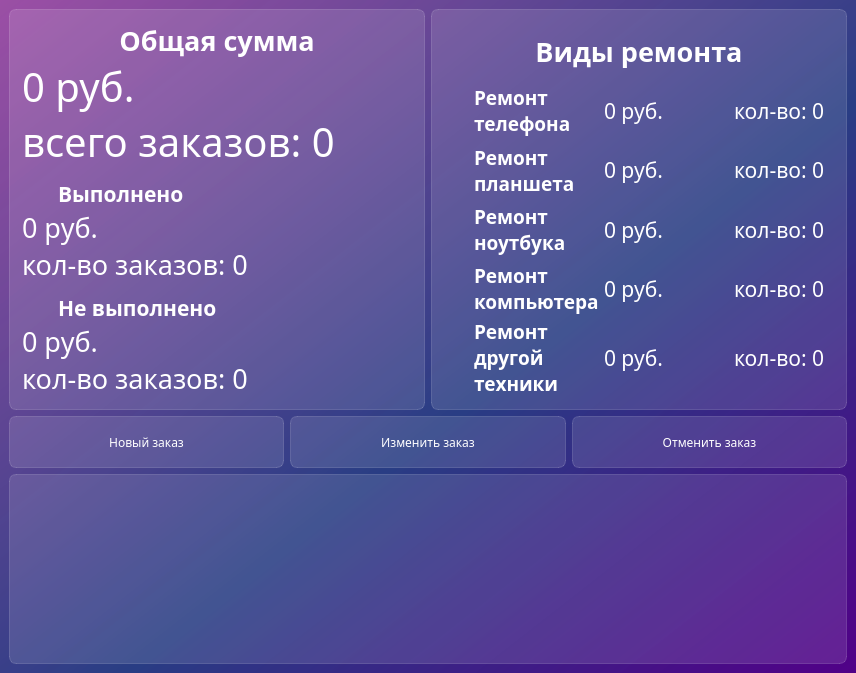
<?xml version="1.0" encoding="UTF-8"?>
<ui version="4.0">
 <class>MainWindow</class>
 <widget class="QMainWindow" name="MainWindow">
  <property name="geometry">
   <rect>
    <x>0</x>
    <y>0</y>
    <width>856</width>
    <height>673</height>
   </rect>
  </property>
  <property name="windowTitle">
   <string>Учёт ремонтной мастерской</string>
  </property>
  <property name="styleSheet">
   <string notr="true">background-color: qlineargradient(spread:pad, x1:1, y1:1, x2:0, y2:0, stop:0 rgba(81, 0, 135, 255), stop:0.427447 rgba(41, 61, 132, 235), stop:1 rgba(155, 79, 165, 255));
font-family: Noto Sans SC;</string>
  </property>
  <widget class="QWidget" name="centralwidget">
   <layout class="QVBoxLayout" name="verticalLayout_3">
    <item>
     <layout class="QHBoxLayout" name="horizontalLayout_7">
      <item>
       <widget class="QFrame" name="balance_frame">
        <property name="styleSheet">
         <string notr="true">background-color: rgba(255, 255, 255, 30);
border: 1px solid rgba(255, 255, 255, 40);
border-radius: 7px;</string>
        </property>
        <layout class="QVBoxLayout" name="verticalLayout">
         <property name="spacing">
          <number>0</number>
         </property>
         <property name="leftMargin">
          <number>12</number>
         </property>
         <property name="topMargin">
          <number>12</number>
         </property>
         <property name="rightMargin">
          <number>12</number>
         </property>
         <property name="bottomMargin">
          <number>12</number>
         </property>
         <item>
          <widget class="QLabel" name="current_balance">
           <property name="styleSheet">
            <string notr="true">color: white;
font-weight: bold;
font-size: 20pt;
background-color: none;
border: none;</string>
           </property>
           <property name="text">
            <string>Общая сумма</string>
           </property>
           <property name="alignment">
            <set>Qt::AlignCenter</set>
           </property>
          </widget>
         </item>
         <item>
          <widget class="QLabel" name="balance">
           <property name="styleSheet">
            <string notr="true">color: white;
font-size: 30pt;
background-color: none;
border: none;</string>
           </property>
           <property name="text">
            <string>0 руб.</string>
           </property>
          </widget>
         </item>
         <item>
          <widget class="QLabel" name="all">
           <property name="styleSheet">
            <string notr="true">color: white;
font-size: 30pt;
background-color: none;
border: none;</string>
           </property>
           <property name="text">
            <string>всего заказов: 0</string>
           </property>
          </widget>
         </item>
         <item>
          <layout class="QHBoxLayout" name="horizontalLayout">
           <property name="spacing">
            <number>0</number>
           </property>
           <item>
            <widget class="QLabel" name="label_3">
             <property name="maximumSize">
              <size>
               <width>30</width>
               <height>40</height>
              </size>
             </property>
             <property name="styleSheet">
              <string notr="true">background-color: none;
border: none;
padding-top: 10px;</string>
             </property>
             <property name="text">
              <string/>
             </property>
             <property name="pixmap">
              <pixmap resource="res.qrc">:/icon/icons/solved.svg</pixmap>
             </property>
             <property name="scaledContents">
              <bool>true</bool>
             </property>
            </widget>
           </item>
           <item>
            <widget class="QLabel" name="income">
             <property name="styleSheet">
              <string notr="true">color: white;
font-size: 16pt;
background-color: none;
border: none;
font-weight: bold;
padding-top: 10px;</string>
             </property>
             <property name="text">
              <string>Выполнено</string>
             </property>
            </widget>
           </item>
          </layout>
         </item>
         <item>
          <widget class="QLabel" name="solved_balance">
           <property name="styleSheet">
            <string notr="true">color: white;
font-size: 20pt;
background-color: none;
border: none;</string>
           </property>
           <property name="text">
            <string>0 руб.</string>
           </property>
          </widget>
         </item>
         <item>
          <widget class="QLabel" name="count_solved">
           <property name="styleSheet">
            <string notr="true">color: white;
font-size: 20pt;
background-color: none;
border: none;</string>
           </property>
           <property name="text">
            <string>кол-во заказов: 0</string>
           </property>
          </widget>
         </item>
         <item>
          <layout class="QHBoxLayout" name="horizontalLayout_2">
           <property name="spacing">
            <number>0</number>
           </property>
           <item>
            <widget class="QLabel" name="label_6">
             <property name="maximumSize">
              <size>
               <width>30</width>
               <height>40</height>
              </size>
             </property>
             <property name="styleSheet">
              <string notr="true">background-color: none;
border: none;
padding-top: 10px;</string>
             </property>
             <property name="text">
              <string/>
             </property>
             <property name="pixmap">
              <pixmap resource="res.qrc">:/icon/icons/not_solved.svg</pixmap>
             </property>
             <property name="scaledContents">
              <bool>true</bool>
             </property>
            </widget>
           </item>
           <item>
            <widget class="QLabel" name="outcome">
             <property name="styleSheet">
              <string notr="true">color: white;
font-size: 16pt;
background-color: none;
border: none;
font-weight: bold;
padding-top: 10px;</string>
             </property>
             <property name="text">
              <string>Не выполнено</string>
             </property>
            </widget>
           </item>
          </layout>
         </item>
         <item>
          <widget class="QLabel" name="not_solved_balance">
           <property name="styleSheet">
            <string notr="true">color: white;
font-size: 20pt;
background-color: none;
border: none;</string>
           </property>
           <property name="text">
            <string>0 руб.</string>
           </property>
          </widget>
         </item>
         <item>
          <widget class="QLabel" name="count_not_solved">
           <property name="styleSheet">
            <string notr="true">color: white;
font-size: 20pt;
background-color: none;
border: none;</string>
           </property>
           <property name="text">
            <string>кол-во заказов: 0</string>
           </property>
          </widget>
         </item>
        </layout>
       </widget>
      </item>
      <item>
       <widget class="QFrame" name="categories_frame">
        <property name="styleSheet">
         <string notr="true">background-color: rgba(255, 255, 255, 30);
border: 1px solid rgba(255, 255, 255, 40);
border-radius: 7px;</string>
        </property>
        <layout class="QVBoxLayout" name="verticalLayout_2">
         <property name="spacing">
          <number>0</number>
         </property>
         <property name="leftMargin">
          <number>12</number>
         </property>
         <property name="topMargin">
          <number>12</number>
         </property>
         <property name="rightMargin">
          <number>12</number>
         </property>
         <property name="bottomMargin">
          <number>12</number>
         </property>
         <item>
          <widget class="QLabel" name="categories">
           <property name="styleSheet">
            <string notr="true">color: white;
font-weight: bold;
font-size: 20pt;
background-color: none;
border: none;</string>
           </property>
           <property name="text">
            <string>Виды ремонта</string>
           </property>
           <property name="alignment">
            <set>Qt::AlignCenter</set>
           </property>
          </widget>
         </item>
         <item>
          <layout class="QHBoxLayout" name="horizontalLayout_6">
           <property name="spacing">
            <number>0</number>
           </property>
           <item>
            <widget class="QLabel" name="label_10">
             <property name="maximumSize">
              <size>
               <width>30</width>
               <height>30</height>
              </size>
             </property>
             <property name="styleSheet">
              <string notr="true">background-color: none;
border: none;</string>
             </property>
             <property name="text">
              <string/>
             </property>
             <property name="pixmap">
              <pixmap resource="res.qrc">:/icon/icons/phone.svg</pixmap>
             </property>
             <property name="scaledContents">
              <bool>true</bool>
             </property>
            </widget>
           </item>
           <item>
            <widget class="QLabel" name="phone">
             <property name="minimumSize">
              <size>
               <width>0</width>
               <height>0</height>
              </size>
             </property>
             <property name="styleSheet">
              <string notr="true">color: white;
font-weight: bold;
font-size: 14pt;
background-color: none;
border: none;
width: 80;</string>
             </property>
             <property name="text">
              <string>Ремонт
телефона</string>
             </property>
            </widget>
           </item>
           <item>
            <widget class="QLabel" name="balance_phone">
             <property name="styleSheet">
              <string notr="true">color: white;
font-size: 16pt;
background-color: none;
border: none;</string>
             </property>
             <property name="text">
              <string>0 руб.</string>
             </property>
            </widget>
           </item>
           <item>
            <widget class="QLabel" name="count_phone">
             <property name="maximumSize">
              <size>
               <width>100</width>
               <height>16777215</height>
              </size>
             </property>
             <property name="styleSheet">
              <string notr="true">color: white;
font-size: 16pt;
background-color: none;
border: none;</string>
             </property>
             <property name="text">
              <string>кол-во: 0</string>
             </property>
            </widget>
           </item>
          </layout>
         </item>
         <item>
          <layout class="QHBoxLayout" name="horizontalLayout_5">
           <property name="spacing">
            <number>0</number>
           </property>
           <item>
            <widget class="QLabel" name="label_15">
             <property name="maximumSize">
              <size>
               <width>30</width>
               <height>30</height>
              </size>
             </property>
             <property name="styleSheet">
              <string notr="true">background-color: none;
border: none;</string>
             </property>
             <property name="text">
              <string/>
             </property>
             <property name="pixmap">
              <pixmap resource="res.qrc">:/icon/icons/tablet.svg</pixmap>
             </property>
             <property name="scaledContents">
              <bool>true</bool>
             </property>
            </widget>
           </item>
           <item>
            <widget class="QLabel" name="tablet">
             <property name="minimumSize">
              <size>
               <width>0</width>
               <height>0</height>
              </size>
             </property>
             <property name="styleSheet">
              <string notr="true">color: white;
font-weight: bold;
font-size: 14pt;
background-color: none;
border: none;
width: 80;</string>
             </property>
             <property name="text">
              <string>Ремонт
планшета</string>
             </property>
            </widget>
           </item>
           <item>
            <widget class="QLabel" name="balance_tablet">
             <property name="styleSheet">
              <string notr="true">color: white;
font-size: 16pt;
background-color: none;
border: none;</string>
             </property>
             <property name="text">
              <string>0 руб.</string>
             </property>
            </widget>
           </item>
           <item>
            <widget class="QLabel" name="count_tablet">
             <property name="maximumSize">
              <size>
               <width>100</width>
               <height>16777215</height>
              </size>
             </property>
             <property name="styleSheet">
              <string notr="true">color: white;
font-size: 16pt;
background-color: none;
border: none;</string>
             </property>
             <property name="text">
              <string>кол-во: 0</string>
             </property>
            </widget>
           </item>
          </layout>
         </item>
         <item>
          <layout class="QHBoxLayout" name="horizontalLayout_4">
           <property name="spacing">
            <number>0</number>
           </property>
           <item>
            <widget class="QLabel" name="label_18">
             <property name="maximumSize">
              <size>
               <width>30</width>
               <height>30</height>
              </size>
             </property>
             <property name="sizeIncrement">
              <size>
               <width>0</width>
               <height>0</height>
              </size>
             </property>
             <property name="styleSheet">
              <string notr="true">background-color: none;
border: none;</string>
             </property>
             <property name="text">
              <string/>
             </property>
             <property name="pixmap">
              <pixmap resource="res.qrc">:/icon/icons/labtop.svg</pixmap>
             </property>
             <property name="scaledContents">
              <bool>true</bool>
             </property>
            </widget>
           </item>
           <item>
            <widget class="QLabel" name="labtop">
             <property name="minimumSize">
              <size>
               <width>0</width>
               <height>0</height>
              </size>
             </property>
             <property name="styleSheet">
              <string notr="true">color: white;
font-weight: bold;
font-size: 14pt;
background-color: none;
border: none;
width: 80;</string>
             </property>
             <property name="text">
              <string>Ремонт
ноутбука</string>
             </property>
            </widget>
           </item>
           <item>
            <widget class="QLabel" name="balance_labtop">
             <property name="styleSheet">
              <string notr="true">color: white;
font-size: 16pt;
background-color: none;
border: none;</string>
             </property>
             <property name="text">
              <string>0 руб.</string>
             </property>
            </widget>
           </item>
           <item>
            <widget class="QLabel" name="count_labtop">
             <property name="maximumSize">
              <size>
               <width>100</width>
               <height>16777215</height>
              </size>
             </property>
             <property name="styleSheet">
              <string notr="true">color: white;
font-size: 16pt;
background-color: none;
border: none;</string>
             </property>
             <property name="text">
              <string>кол-во: 0</string>
             </property>
            </widget>
           </item>
          </layout>
         </item>
         <item>
          <layout class="QHBoxLayout" name="horizontalLayout_3">
           <property name="spacing">
            <number>0</number>
           </property>
           <item>
            <widget class="QLabel" name="label_21">
             <property name="maximumSize">
              <size>
               <width>30</width>
               <height>30</height>
              </size>
             </property>
             <property name="styleSheet">
              <string notr="true">background-color: none;
border: none;</string>
             </property>
             <property name="text">
              <string/>
             </property>
             <property name="pixmap">
              <pixmap resource="res.qrc">:/icon/icons/computer.svg</pixmap>
             </property>
             <property name="scaledContents">
              <bool>true</bool>
             </property>
            </widget>
           </item>
           <item>
            <widget class="QLabel" name="computer">
             <property name="minimumSize">
              <size>
               <width>0</width>
               <height>0</height>
              </size>
             </property>
             <property name="styleSheet">
              <string notr="true">color: white;
font-weight: bold;
font-size: 14pt;
background-color: none;
border: none;
width: 80;</string>
             </property>
             <property name="text">
              <string>Ремонт
компьютера</string>
             </property>
            </widget>
           </item>
           <item>
            <widget class="QLabel" name="balance_computer">
             <property name="styleSheet">
              <string notr="true">color: white;
font-size: 16pt;
background-color: none;
border: none;</string>
             </property>
             <property name="text">
              <string>0 руб.</string>
             </property>
            </widget>
           </item>
           <item>
            <widget class="QLabel" name="count_computer">
             <property name="maximumSize">
              <size>
               <width>100</width>
               <height>16777215</height>
              </size>
             </property>
             <property name="styleSheet">
              <string notr="true">color: white;
font-size: 16pt;
background-color: none;
border: none;</string>
             </property>
             <property name="text">
              <string>кол-во: 0</string>
             </property>
            </widget>
           </item>
          </layout>
         </item>
         <item>
          <layout class="QHBoxLayout" name="horizontalLayout_9">
           <property name="spacing">
            <number>0</number>
           </property>
           <item>
            <widget class="QLabel" name="label_22">
             <property name="maximumSize">
              <size>
               <width>30</width>
               <height>30</height>
              </size>
             </property>
             <property name="styleSheet">
              <string notr="true">background-color: none;
border: none;</string>
             </property>
             <property name="text">
              <string/>
             </property>
             <property name="pixmap">
              <pixmap resource="res.qrc">:/icon/icons/other.svg</pixmap>
             </property>
             <property name="scaledContents">
              <bool>true</bool>
             </property>
            </widget>
           </item>
           <item>
            <widget class="QLabel" name="other">
             <property name="minimumSize">
              <size>
               <width>0</width>
               <height>0</height>
              </size>
             </property>
             <property name="styleSheet">
              <string notr="true">color: white;
font-weight: bold;
font-size: 14pt;
background-color: none;
border: none;
width: 80;</string>
             </property>
             <property name="text">
              <string>Ремонт
другой
техники</string>
             </property>
            </widget>
           </item>
           <item>
            <widget class="QLabel" name="balance_other">
             <property name="styleSheet">
              <string notr="true">color: white;
font-size: 16pt;
background-color: none;
border: none;</string>
             </property>
             <property name="text">
              <string>0 руб.</string>
             </property>
            </widget>
           </item>
           <item>
            <widget class="QLabel" name="count_other">
             <property name="maximumSize">
              <size>
               <width>100</width>
               <height>16777215</height>
              </size>
             </property>
             <property name="styleSheet">
              <string notr="true">color: white;
font-size: 16pt;
background-color: none;
border: none;</string>
             </property>
             <property name="text">
              <string>кол-во: 0</string>
             </property>
            </widget>
           </item>
          </layout>
         </item>
        </layout>
       </widget>
      </item>
     </layout>
    </item>
    <item>
     <layout class="QHBoxLayout" name="horizontalLayout_8">
      <item>
       <widget class="QPushButton" name="new_transaction">
        <property name="styleSheet">
         <string notr="true">QPushButton {
color: white;
background-color: rgba(255, 255, 255, 30);
border: 1px solid rgba(255, 255, 255, 40);
border-radius: 7px;
width: 230px;
height: 50px;
}
QPushButton:hover {
background-color: rgba(255, 255, 255, 40);
}
QPushButton:pressed {
background-color: rgba(255, 255, 255, 70);
}</string>
        </property>
        <property name="text">
         <string>Новый заказ</string>
        </property>
        <property name="icon">
         <iconset>
          <normaloff>:/icon/icons/city.svg</normaloff>:/icon/icons/city.svg</iconset>
        </property>
        <property name="iconSize">
         <size>
          <width>240</width>
          <height>240</height>
         </size>
        </property>
       </widget>
      </item>
      <item>
       <widget class="QPushButton" name="edit_transaction">
        <property name="styleSheet">
         <string notr="true">QPushButton {
color: white;
background-color: rgba(255, 255, 255, 30);
border: 1px solid rgba(255, 255, 255, 40);
border-radius: 7px;
width: 230px;
height: 50px;
}
QPushButton:hover {
background-color: rgba(255, 255, 255, 40);
}
QPushButton:pressed {
background-color: rgba(255, 255, 255, 70);
}</string>
        </property>
        <property name="text">
         <string>Изменить заказ</string>
        </property>
        <property name="icon">
         <iconset>
          <normaloff>:/icon/icons/city.svg</normaloff>:/icon/icons/city.svg</iconset>
        </property>
       </widget>
      </item>
      <item>
       <widget class="QPushButton" name="delete_transaction">
        <property name="styleSheet">
         <string notr="true">QPushButton {
color: white;
background-color: rgba(255, 255, 255, 30);
border: 1px solid rgba(255, 255, 255, 40);
border-radius: 7px;
width: 230px;
height: 50px;
}
QPushButton:hover {
background-color: rgba(255, 255, 255, 40);
}
QPushButton:pressed {
background-color: rgba(255, 255, 255, 70);
}</string>
        </property>
        <property name="text">
         <string>Отменить заказ</string>
        </property>
        <property name="icon">
         <iconset>
          <normaloff>:/icon/icons/city.svg</normaloff>:/icon/icons/city.svg</iconset>
        </property>
       </widget>
      </item>
     </layout>
    </item>
    <item>
     <widget class="QTableView" name="tableView">
      <property name="styleSheet">
       <string notr="true">QTableView {
background-color: rgba(255, 255, 255, 30);
border: 1px solid rgba(255, 255, 255, 40);
border-radius: 7px;
}
QTableView::section {
background-color: rgba(53, 53, 53);
color: white;
border: none;
height: 50px;
font-size: 14pt;
}
QTableView::item {
border-style: none;
border-bottom: rgba(255, 255, 255, 50);
}
QTableView::item:selected {
border: none;
//color: rgba(255, 255, 255);
//background-color: rgba(255, 255, 255, 50);
}</string>
      </property>
      <property name="verticalScrollBarPolicy">
       <enum>Qt::ScrollBarAlwaysOff</enum>
      </property>
      <property name="horizontalScrollBarPolicy">
       <enum>Qt::ScrollBarAlwaysOff</enum>
      </property>
      <property name="showGrid">
       <bool>false</bool>
      </property>
      <attribute name="horizontalHeaderDefaultSectionSize">
       <number>135</number>
      </attribute>
     </widget>
    </item>
   </layout>
  </widget>
 </widget>
 <resources>
  <include location="res.qrc"/>
 </resources>
 <connections/>
</ui>
